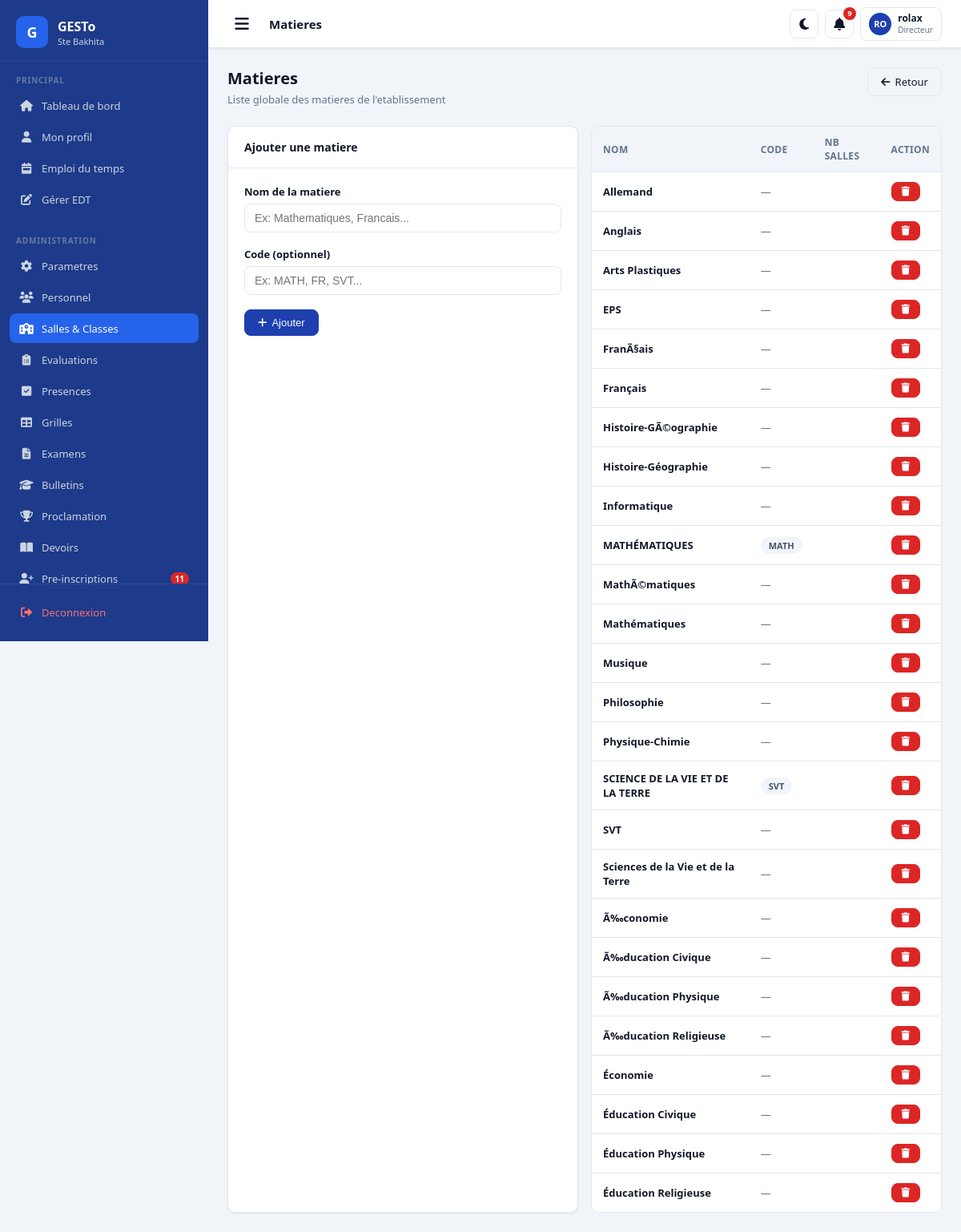
The page /salles/matieres/ (signed in) on the database its author committed.
### apps/authentication/models.py (models this page shows, shortened)
class CustomUser(AbstractUser):
    ROLES = [
        ('DIRECTEUR', 'Directeur'),
        ('CENSEUR', 'Censeur'),
        ('PROFESSEUR', 'Professeur'),
        ('COMPTABLE', 'Comptable'),
        ('SURVEILLANT', 'Surveillant'),
        ('SECRETAIRE', 'Secrétaire'),
        ('PARENT', 'Parent'),
        ('ELEVE', 'Élève'),
    ]
    role = models.CharField(max_length=20, choices=ROLES, default='ELEVE')
    telephone = models.CharField(max_length=20, blank=True)
    telephone_wa = models.CharField(max_length=20, blank=True,
        help_text="Numéro WhatsApp avec indicatif ex: +22890000000")
    wa_verifie = models.BooleanField(default=False)
    photo = models.ImageField(upload_to='photos/personnel/', null=True, blank=True)
    adresse = models.CharField(max_length=200, blank=True)
    specialite = models.CharField(max_length=100, blank=True)
    date_prise_service = models.DateField(null=True, blank=True)
    preferences_notifications = models.JSONField(default=dict, blank=True)
    created_at = models.DateTimeField(auto_now_add=True)
    class Meta:
        verbose_name = 'Utilisateur'
        verbose_name_plural = 'Utilisateurs'

### apps/academic/models.py (models this page shows, shortened)
class Matiere(models.Model):
    nom = models.CharField(max_length=100, unique=True)
    code = models.CharField(max_length=20, blank=True)
    class Meta:
        verbose_name = 'Matière'
        ordering = ['nom']

### apps/academic/views.py (the view)
        def wrapper(request, *args, **kwargs):
            if not request.user.is_authenticated:
                return redirect('login')
            if not (request.user.is_superuser or request.user.role in roles):
                messages.error(request, "Acces refuse.")
                return redirect('dashboard')
            return view_func(request, *args, **kwargs)

### apps/academic/models.py (called while the page is built)
    @classmethod
    def active(cls):
        return cls.objects.filter(est_active=True).first()

    @classmethod
    def active(cls, annee=None):
        qs = cls.objects.filter(est_active=True)
        if annee:
            qs = qs.filter(annee=annee)
        return qs.first()

### apps/academic/views.py (called while the page is built)
def role_requis(*roles):
    def decorator(view_func):
        def wrapper(request, *args, **kwargs):
            if not request.user.is_authenticated:
                return redirect('login')
            if not (request.user.is_superuser or request.user.role in roles):
                messages.error(request, "Acces refuse.")
                return redirect('dashboard')
            return view_func(request, *args, **kwargs)
        wrapper.__name__ = view_func.__name__
        return wrapper
    return decorator

@login_required
@role_requis('DIRECTEUR', 'CENSEUR')
def liste_matieres(request):
    matieres = Matiere.objects.all().order_by('nom')
    return render(request, 'academic/liste_matieres.html', {
        'matieres': matieres,
    })

### apps/core/templatetags/extras.py (called while the page is built)
@register.filter
def initiales(user):
    try:
        f = (user.first_name or '')[:1].upper()
        l = (user.last_name or '')[:1].upper()
        return f"{f}{l}" or user.username[:2].upper()
    except Exception:
        return '??'

### templates/academic/liste_matieres.html (shortened to what this page needs)
{% extends 'base.html' %}
{% block page_title %}Matieres{% endblock %}
{% block content %}
<div class="page-header">
  <div>
    <h1>Matieres</h1>
    <p>Liste globale des matieres de l'etablissement</p>
  </div>
  <a href="{% url 'liste_salles' %}" class="btn btn-secondary">
    <i class="fas fa-arrow-left"></i> Retour
  </a>
</div>
<div class="grid-2">
  <div class="card">
    <div class="card-header"><h5>Ajouter une matiere</h5></div>
    <div class="card-body">
      <form method="post" action="{% url 'nouvelle_matiere' %}">
        <div class="form-group">
          <label class="form-label">Nom de la matiere</label>
          <input type="text" name="nom" class="form-control"
                 placeholder="Ex: Mathematiques, Francais..." required>
        </div>
        <div class="form-group">
          <label class="form-label">Code (optionnel)</label>
          <input type="text" name="code" class="form-control"
                 placeholder="Ex: MATH, FR, SVT...">
        </div>
        <button type="submit" class="btn btn-primary">
          <i class="fas fa-plus"></i> Ajouter
        </button>
      </form>
    </div>
  </div>
  <div class="table-container">
    <table class="table">
      <thead>
        <tr>
          <th>Nom</th>
          <th>Code</th>
          <th>Nb salles</th>
          <th>Action</th>
        </tr>
      </thead>
      <tbody>
        {% for m in matieres %}
        <tr>
          <td><strong>{{ m.nom }}</strong></td>
          <td>
            {% if m.code %}
            <span class="badge badge-gray">{{ m.code }}</span>
            {% else %}
            <span style="color:var(--text-muted)">—</span>
            {% endif %}
          </td>
          <td>{{ m.matieres_salle.count }}</td>
          <td>
            <form method="post"
                  action="{% url 'supprimer_matiere' m.pk %}"
                  style="display:inline">
              <button type="submit" class="btn btn-danger btn-sm"
                      onclick="return confirm(
                        'Supprimer la matiere {{ m.nom }} ?'
                      )">
                <i class="fas fa-trash"></i>
              </button>
            </form>
          </td>
        </tr>
        {% endfor %}
      </tbody>
    </table>
  </div>
</div>
{% endblock %}

### templates/base.html (shortened to what this page needs)
{% load static %}
{% load extras %}
<!DOCTYPE html>
<html lang="fr" data-theme="light">
<head>
  <link rel="stylesheet" href="{% static 'css/main.css' %}">
  <link rel="stylesheet"
        href="https://cdnjs.cloudflare.com/ajax/libs/font-awesome/6.5.0/css/all.min.css">
</head>
<body data-session-remaining="{{ session_remaining }}">
<div class="layout">
  <aside class="sidebar" id="sidebar">
    <div class="sidebar-logo">
      <div class="logo-icon">G</div>
      <div class="logo-text">
        <h1>GESTo</h1>
        <p>Ste Bakhita</p>
      </div>
    </div>
    <div style="flex:1;overflow-y:auto">
      <div class="sidebar-section">
        <div class="sidebar-section-label">Principal</div>
        <a href="{% url 'dashboard' %}"
           class="nav-item {% if request.path == '/' %}active{% endif %}">
          <span class="nav-icon"><i class="fas fa-home"></i></span>
          <span>Tableau de bord</span>
        </a>
        <a href="/profil/"
           class="nav-item {% if '/profil/' in request.path %}active{% endif %}">
          <span class="nav-icon"><i class="fas fa-user"></i></span>
          <span>Mon profil</span>
        </a>
        <a href="{% url 'vue_edt' %}"
           class="nav-item {% if '/emploi-du-temps/' in request.path %}active{% endif %}">
          <span class="nav-icon"><i class="fas fa-calendar-week"></i></span>
          <span>Emploi du temps</span>
        </a>
        {% if request.user.role in 'DIRECTEUR CENSEUR' %}
        <a href="{% url 'gestion_edt' %}"
           class="nav-item {% if '/emploi-du-temps/gestion/' in request.path %}active{% endif %}">
          <span class="nav-icon"><i class="fas fa-edit"></i></span>
          <span>Gérer EDT</span>
        </a>
        {% endif %}
      </div>
      {% if request.user.role in 'DIRECTEUR CENSEUR' %}
      <div class="sidebar-section">
        <div class="sidebar-section-label">Administration</div>
        {% if request.user.role == 'DIRECTEUR' or request.user.role == 'CENSEUR' %}
        <a href="{% url 'parametres' %}"
           class="nav-item {% if '/parametres/' in request.path %}active{% endif %}">
          <span class="nav-icon"><i class="fas fa-cog"></i></span>
          <span>Parametres</span>
        </a>
        {% endif %}
        <a href="/personnel/"
           class="nav-item {% if '/personnel/' in request.path %}active{% endif %}">
          <span class="nav-icon"><i class="fas fa-users"></i></span>
          <span>Personnel</span>
        </a>
        <a href="/salles/"
           class="nav-item {% if '/salles/' in request.path %}active{% endif %}">
          <span class="nav-icon"><i class="fas fa-school"></i></span>
          <span>Salles & Classes</span>
        </a>
        <a href="{% url 'liste_evaluations' %}"
           class="nav-item {% if '/notes/' in request.path %}active{% endif %}">
          <span class="nav-icon"><i class="fas fa-clipboard-list"></i></span>
          <span>Evaluations</span>
        </a>
        <a href="{% url 'liste_seances' %}"
           class="nav-item {% if '/presences/' in request.path %}active{% endif %}">
          <span class="nav-icon"><i class="fas fa-check-square"></i></span>
          <span>Presences</span>
        </a>
        <a href="{% url 'liste_grilles' %}"
           class="nav-item {% if '/notes/grilles/' in request.path %}active{% endif %}">
          <span class="nav-icon"><i class="fas fa-table"></i></span>
          <span>Grilles</span>
        </a>
        <a href="{% url 'liste_examens' %}"
           class="nav-item {% if '/notes/examens/' in request.path %}active{% endif %}">
          <span class="nav-icon"><i class="fas fa-file-alt"></i></span>
          <span>Examens</span>
        </a>
        <a href="{% url 'bulletins_salle' %}"
           class="nav-item {% if '/notes/bulletins/' in request.path %}active{% endif %}">
          <span class="nav-icon"><i class="fas fa-graduation-cap"></i></span>
          <span>Bulletins</span>
        </a>
        <a href="{% url 'proclamation' %}"
           class="nav-item {% if '/notes/proclamation/' in request.path %}active{% endif %}">
          <span class="nav-icon"><i class="fas fa-trophy"></i></span>
          <span>Proclamation</span>
        </a>
        <a href="{% url 'liste_devoirs' %}"
           class="nav-item {% if '/devoirs/' in request.path %}active{% endif %}">
          <span class="nav-icon"><i class="fas fa-book-open"></i></span>
          <span>Devoirs</span>
        </a>
        <a href="{% url 'liste_preinscriptions' %}"
           class="nav-item {% if '/inscription/admin/' in request.path %}active{% endif %}">
          <span class="nav-icon"><i class="fas fa-user-plus"></i></span>
          <span>Pre-inscriptions</span>
          {% if nb_preinscriptions_attente > 0 %}
          <span class="nav-badge">{{ nb_preinscriptions_attente }}</span>
          {% endif %}
        </a>
      </div>
      {% endif %}
    </div>
    <div class="sidebar-footer">
      <a href="/logout/" class="nav-item" style="color:#F87171">
        <span class="nav-icon"><i class="fas fa-sign-out-alt"></i></span>
        <span>Deconnexion</span>
      </a>
    </div>
  </aside>
  <div class="main-content">
    <nav class="navbar-top">
      <button class="navbar-toggle" onclick="toggleSidebar()">
        <i class="fas fa-bars"></i>
      </button>
      <span class="navbar-title">{% block page_title %}Tableau de bord{% endblock %}</span>
      <div class="navbar-actions">
        <button class="navbar-btn" id="theme-toggle"
                onclick="toggleTheme()" title="Mode sombre/clair">
          <i class="fas fa-moon"></i>
        </button>
        <a href="/messagerie/notifications/" class="navbar-btn"
           title="Notifications">
          <i class="fas fa-bell"></i>
          {% if nb_notifs > 0 %}
          <span class="notif-badge">{{ nb_notifs }}</span>
          {% endif %}
        </a>
        <a href="/profil/" class="user-menu">
          <div class="user-avatar">
            {{ request.user|initiales }}
          </div>
          <div class="user-info">
            <div class="user-name">{{ request.user.get_full_name|default:request.user.username|truncatechars:16 }}</div>
            <div class="user-role">{{ request.user.get_role_display }}</div>
          </div>
        </a>
      </div>
    </nav>
    <div class="page-body">
      {% block content %}{% endblock %}
    </div>
  </div>
</div>
</body>
</html>

### rows shown on the page
CustomUser: user|initiales "RO", user.get_full_name "rolax", user.role "Directeur"
Matiere: nom "Allemand"
Matiere: nom "Anglais"
Matiere: nom "Arts Plastiques"
Matiere: nom "EPS"
Matiere: nom "FranÃ§ais"
Matiere: nom "Français"
Matiere: nom "Histoire-GÃ©ographie"
Matiere: nom "Histoire-Géographie"
Matiere: nom "Informatique"
Matiere: nom "MATHÉMATIQUES", code "MATH"
Matiere: nom "MathÃ©matiques"
Matiere: nom "Mathématiques"
Matiere: nom "Musique"
Matiere: nom "Philosophie"
Matiere: nom "Physique-Chimie"
Matiere: nom "SCIENCE DE LA VIE ET DE LA TERRE", code "SVT"
Matiere: nom "SVT"
Matiere: nom "Sciences de la Vie et de la Terre"
Matiere: nom "Ã‰conomie"
Matiere: nom "Ã‰ducation Civique"
Matiere: nom "Ã‰ducation Physique"
Matiere: nom "Ã‰ducation Religieuse"
Matiere: nom "Économie"
Matiere: nom "Éducation Civique"
Matiere: nom "Éducation Physique"
Matiere: nom "Éducation Religieuse"

### other values the page prints
{{ nb_preinscriptions_attente }} "11"
{{ nb_notifs }} "9"
